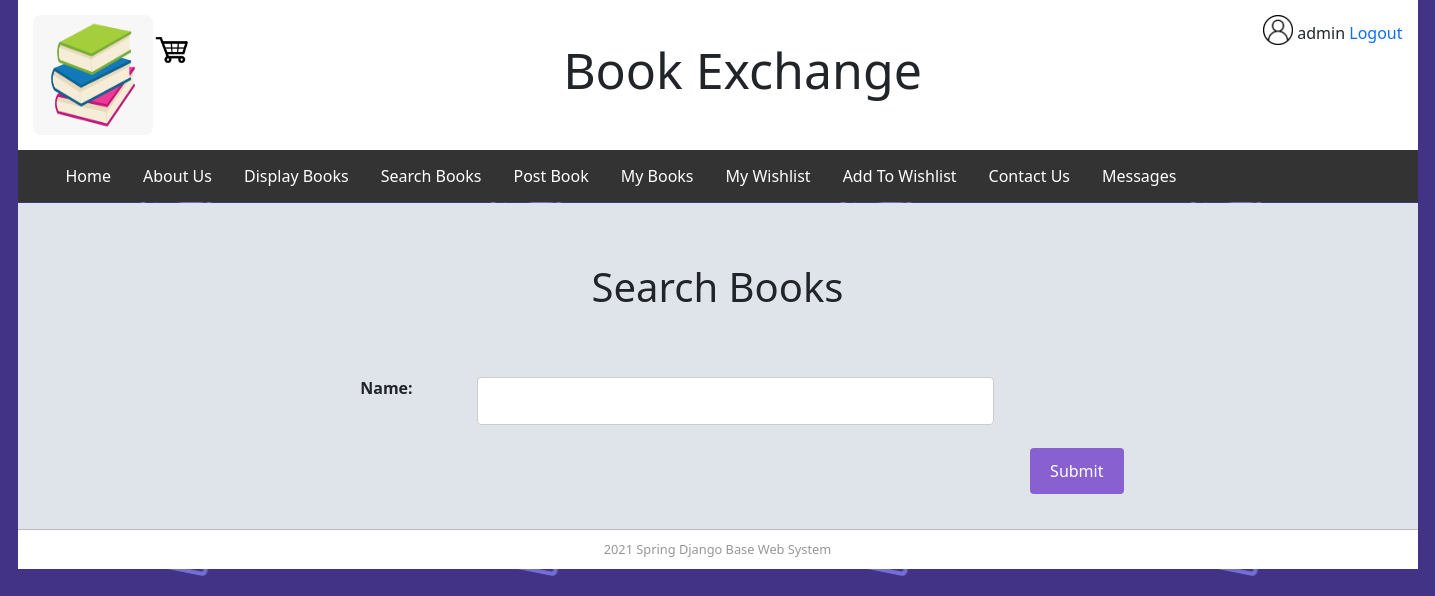
The app's page /searchbook (signed in) with its own data.
### bookMng/models.py (models this page shows, shortened)
class MainMenu(models.Model):
    item = models.CharField(max_length=200, unique=True)
    link = models.CharField(max_length=200, unique=True)

### bookMng/views.py (the view)
# urls.py: path('searchbook', views.searchbook, name='searchbook'),
def searchbook(request):
    submitted = False
    books = Book.objects.all()
    if request.method == 'POST':
        form = SearchForm(request.POST, request.FILES)
        if form.is_valid():
            search = request.POST.get('name')
            return HttpResponseRedirect('/searchbook?submitted=True&name=' + search)
    else:
        form = SearchForm()
        if 'submitted' in request.GET:
            submitted = True
            search = request.GET.get('name')
            books = Book.objects.filter(name__contains=search)
            for b in books:
                b.pic_path = b.picture.url[14:]
    return render(request,
                  'bookMng/searchbook.html',
                  {
                      'form': form,
                      'item_list': MainMenu.objects.all(),
                      'books' : books,
                      'submitted': submitted,
                  })

### bookMng/forms.py
class SearchForm(ModelForm):
    class Meta:
        model = Book
        fields = [
            'name',
        ]

### bookEx/templates/bookMng/searchbook.html (shortened to what this page needs)
{% extends "base.html" %}
{% load static %}
{% block sidenav %}
  {% for item in item_list %}
     <li>
         <a href="{{ item.link }}"> {{ item.item }} </a>
     </li>
  {% endfor %}
{% endblock sidenav %}
{% block content %}
<h1 align="center"> Search Books </h1>
{% if submitted %}
<table align="center" border="2" width="400">
<tr>
        <td>
                Book Name
            </td>
            <td>
                Book Image
            </td>
        <td>
                Book Price
            </td>
            <td>
                Book Website
            </td>
    </tr>
{% for book in books %}
    <tr>
        <td>
            <a href="book_detail/{{ book.id }}">
                {{ book.name }}
            </a>
        </td>
        <td>
            <img src="{% if book.picture %}
                        {% static book.pic_path %}
                      {% else %}
                         {% static 'logo.jpg' %}
                        {% endif %}" width="100" height="100"/>
        </td>
        <td>
             ${{ book.price }}
        </td>
        <td>
            {{ book.web }}
        </td>
    </tr>
{% endfor %}
</table>
{% else %}
    <form action="" enctype="multipart/form-data" method="post" novalidate>
        <table class="table">
            {{ form.as_table }}
            <tr>
                <td colspan="2">
                    <input type="submit" value="Submit">
                </td>
            </tr>
        </table>
    </form>
{% endif %}
{% endblock content %}

### bookEx/templates/base.html (shortened to what this page needs)
{% load static %}
<html lang="en">
<head>
    <link rel="stylesheet" href="{% static 'main.css' %}"  type="text/css">
    <link rel="stylesheet" href="{% static 'bootstrap.min.css' %}" type="text/css"/>
</head>
<body>
<div id="wrapper">
    <header id="header">
        <div id="logo">
            <img src="{% static 'book_clip.png' %%}" width="120" height="120" style="float: left;"/>
            <span style="float: right;">
                {% if user.is_authenticated %}
                <img src="{% static 'person.png' %}" width="30" height="30"/>
                {{ user.username }}
                    <a href="{% url 'logout'%}?next=/">Logout</a>
                {% else %}
                    Not Logged in
                    <a href="{% url 'login' %}?next=/">Login</a>
                {% endif %}
            </span>
        </div>
        <div id="top_banner">
            <div id="imgtext">Book Exchange</div>
        </div>
        <div id="cart" >
 <a href="{% url 'cart' %}"><img src="{% static 'cart.png' %}" width="40" height="40"></a>
        </div>
    </header>
        <nav id="nav">
            <ul>
                {% block sidenav %}{% endblock sidenav %}
            </ul>
        </nav>
    <section id="main">
        {% block content %}{% endblock content %}
    </section>
    <footer id="footer">
        2021 Spring Django Base Web System
    </footer>
</div>
</body>
</html>

### bookEx/static/main.css (style rules this page uses)
body { background-image: url("patternbook.png"); background-repeat: repeat-y; background-position: center; font-family: Arial, Helvetica, sans-serif; }
#header { border-style: none; width: 1400px; height: 150px; background-color: #fff; }
#wrapper { margin-left: auto; margin-right: auto; width: 1400px; }
#footer { text-align: center; font-size: 0.8em; margin-top: 5px; padding-top:10px; padding-bottom: 10px; border-top: thin solid #bbbbbb; clear: both; color: #969696; background-color: #fff; width: 1400px; }
ul { list-style-type: none; margin: 0; padding: 0; overflow: hidden; background-color: #333; }
li { float: left; }
li a { display: block; color: white; text-align: center; padding: 14px 16px; text-decoration: none; }
#main { width: 1400px; float: left; align: center; height: auto; background-color: #dfe4ea; padding:10px; margin-top: -15px; }
#logo { padding: 15px; }
#top_banner { margin-left: 25px; position: relative; width: 100%; height: auto; }
#cart { vertical-align: bottom; position: relative; }
img { border-radius: 8px; margin-bottom: 10px; }
h1 { font-size: 40px; text-align: center; padding: 50px; }
#imgtext { position: absolute; top: 50%; left: 50%; transform: translate(-50%, -50%); font-size: 50px; vertical-align: center; margin-top: 40px; }
input[type=submit] { background-color: #8860D0; color: white; padding: 12px 20px; border: none; border-radius: 4px; cursor: pointer; float: right; }
input[type=text] , [type=number], [type=url], [type=password] { padding: 12px; border: 1px solid #ccc; border-radius: 4px; resize: vertical; width: 80%; }
.table { width: 60% !important; margin: auto; }
table th { padding-top: 12px; padding-bottom: 12px; text-align: center; background-color: #84CEEB; height: 70px; }
a:link, a:visited { text-decoration: none; }

### records on screen
MainMenu: item "Home"
MainMenu: item "About Us"
MainMenu: item "Display Books"
MainMenu: item "Search Books"
MainMenu: item "Post Book"
MainMenu: item "My Books"
MainMenu: item "My Wishlist"
MainMenu: item "Add To Wishlist"
MainMenu: item "Contact Us"
MainMenu: item "Messages"

### other values on screen
{{ user.username }} "admin"
